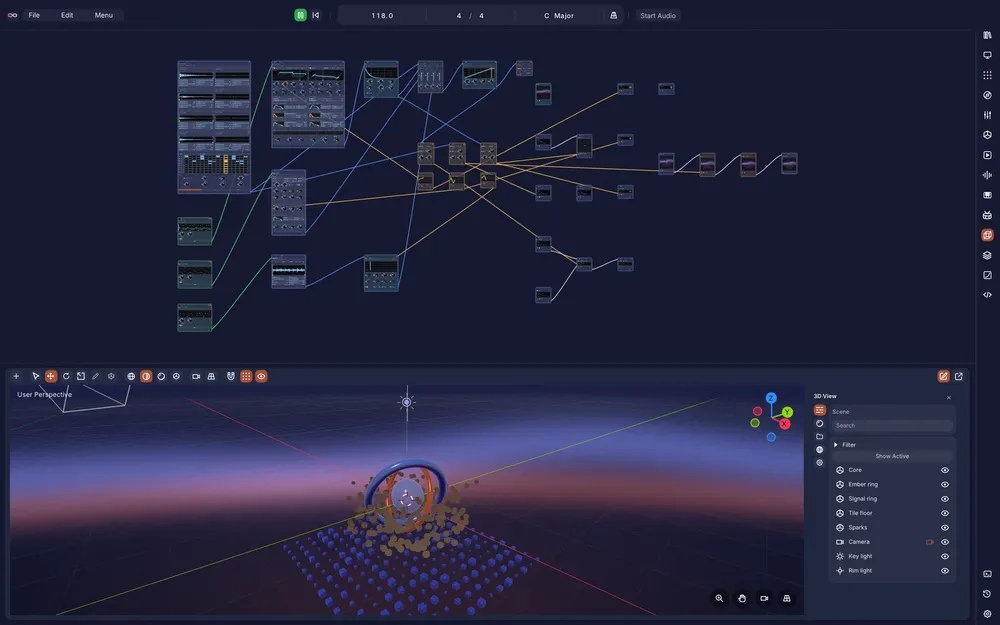
#> input picture website/assets/showcase/3d-view.webp, 1000 x 625 px, shrunk from 1800 x 1125 before the run; its folder holds only this picture in this run
$ python check_shots.py ../../website/assets/showcase/3d-view.webp
#> lines starting #> are read from the running program, lines starting #| are printed output that depends on the picture
#!/usr/bin/env python3
"""Blank-area gate for derived shots. Splits each image into a 4x4 grid; a cell is blank when its grey
pixel std-dev is below 4. An image FAILS with more than 5 of 16 blank cells.
Usage: python3 tools/docs-shots/check_shots.py [file ...]   (no files = every README crop and website webp)"""
import glob
import os
import sys

import numpy as np
from PIL import Image

ROOT = os.path.abspath(os.path.join(os.path.dirname(__file__), "..", ".."))


def blank_cells(path):
    g = np.asarray(Image.open(path).convert("L"), dtype=np.float32)
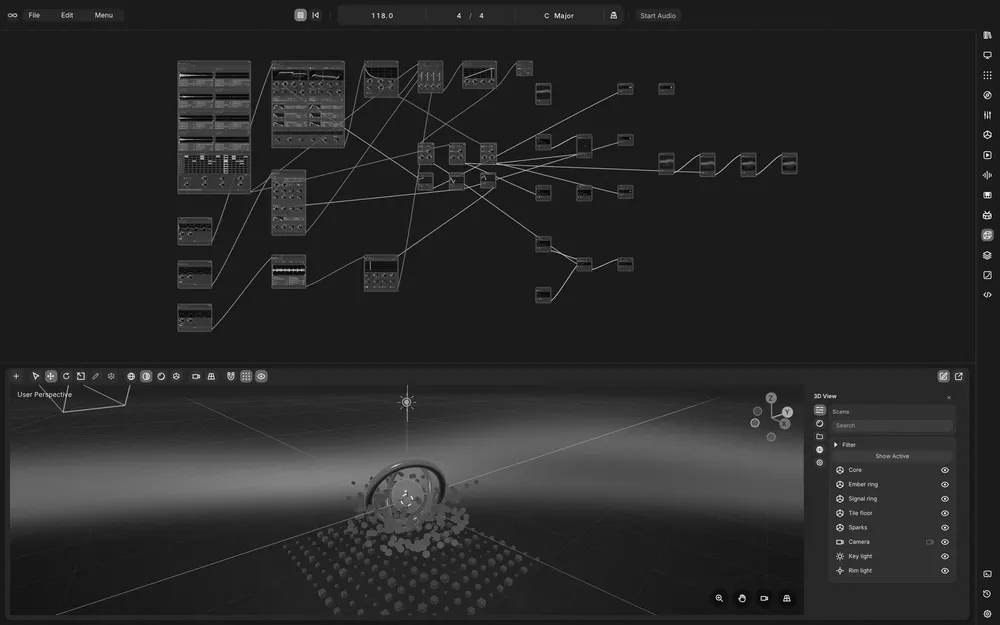
#> g: shape (625, 1000) float32; min 0, max 255, mean 40
    h, w = g.shape
#> h = 625; w = 1000
    blank = 0
    for i in range(4):
        for j in range(4):
            cell = g[i * h // 4:(i + 1) * h // 4, j * w // 4:(j + 1) * w // 4]
            if cell.std() < 4:
                blank += 1
#> after the loop, blank = 0
    return blank


def main(paths):
    if not paths:
        paths = sorted(glob.glob(os.path.join(ROOT, "docs", "screenshots", "v2", "crop", "*.png")) +
                       glob.glob(os.path.join(ROOT, "website", "assets", "showcase", "*.webp")))
    fails = 0
    for p in paths:
        n = blank_cells(p)
#> n = 0
        verdict = "FAIL" if n > 5 else "ok"
#> verdict = 'ok'
        fails += n > 5
#> fails = 0
        print(f"{verdict:4} {n:2}/16 blank  {os.path.relpath(p, ROOT)}")
#| ok    0/16 blank  website/assets/showcase/3d-view.webp
    print("blank-area gate:", "FAILED" if fails else "passed", f"({len(paths)} images)")
#| blank-area gate: passed (1 images)
    return 1 if fails else 0


if __name__ == "__main__":
    sys.exit(main(sys.argv[1:]))
#> (the program exits here)

$ run again, on website/assets/showcase/hero-panels.webp
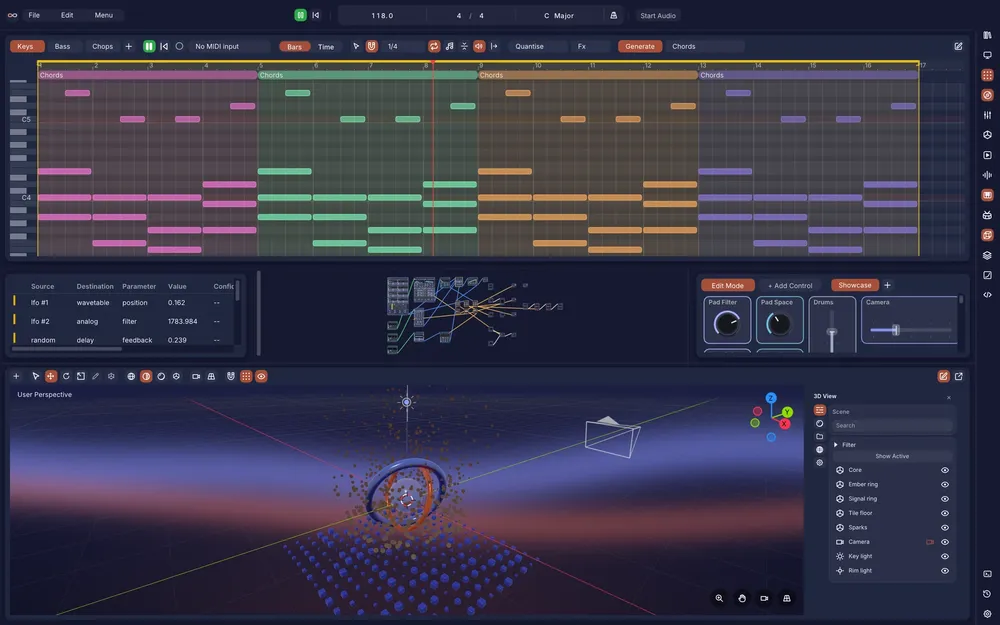
#> input picture website/assets/showcase/hero-panels.webp, 1000 x 625 px, shrunk from 1800 x 1125 before the run
#> in blank_cells, `g = np.asarray(Image.open(path).convert("L"), dtype=np.float32)`:
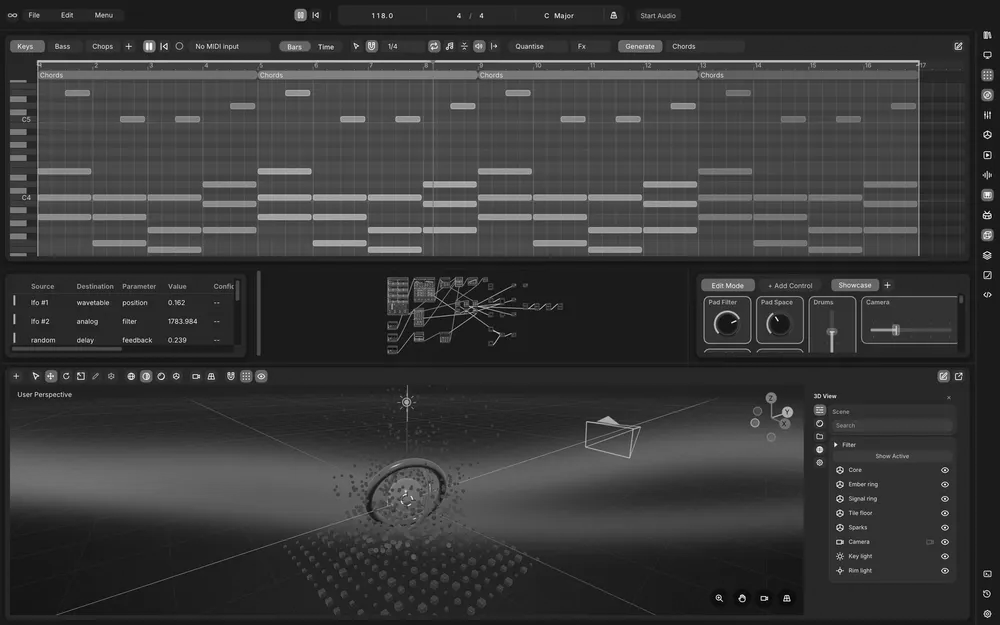
#> g: shape (625, 1000) float32; min 0, max 255, mean 56.9
#> after the loop in blank_cells, `for i in range(4):`: blank = 0
#> verdict = 'ok'
#> fails = 0
#| ok    0/16 blank  website/assets/showcase/hero-panels.webp
#| blank-area gate: passed (1 images)

$ run again, on website/assets/showcase/library.webp
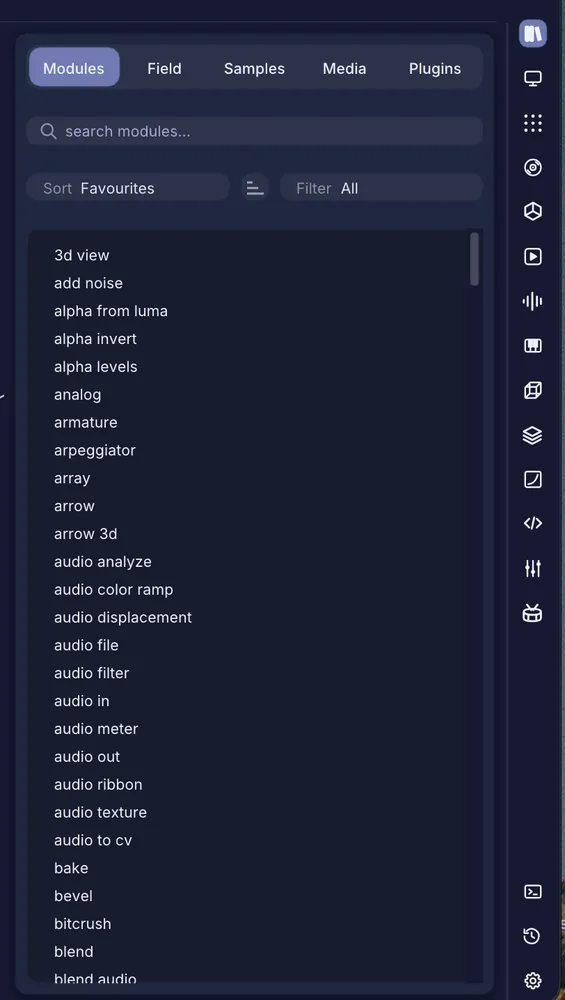
#> input picture website/assets/showcase/library.webp, 565 x 1000 px, shrunk from 812 x 1436 before the run
#> in blank_cells, `g = np.asarray(Image.open(path).convert("L"), dtype=np.float32)`:
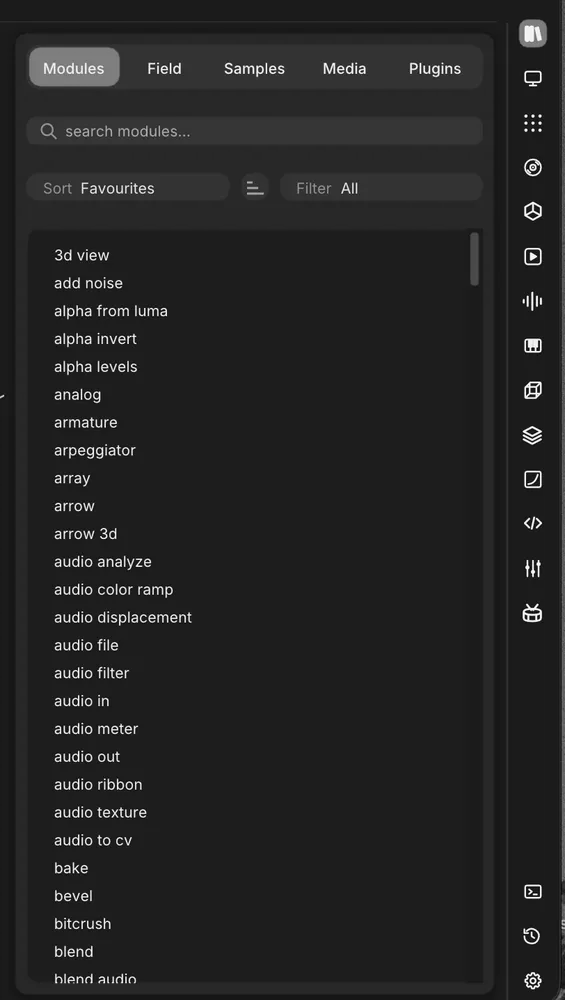
#> g: shape (1000, 565) float32; min 1, max 255, mean 36.3
#> after the loop in blank_cells, `for i in range(4):`: blank = 3
#> verdict = 'ok'
#> fails = 0
#| ok    3/16 blank  website/assets/showcase/library.webp
#| blank-area gate: passed (1 images)

$ run again, on website/assets/showcase/mixer.webp
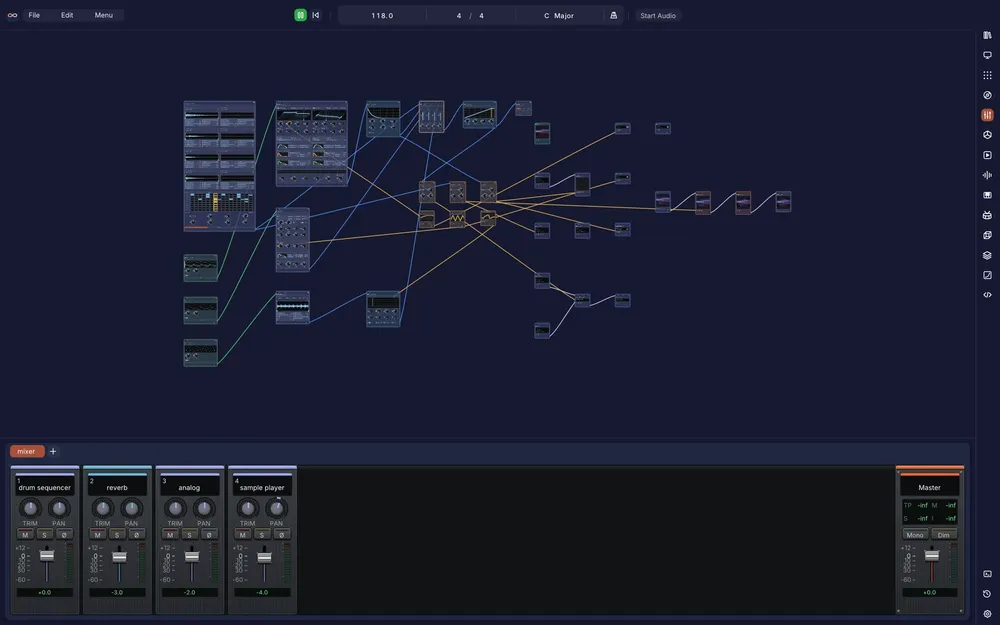
#> input picture website/assets/showcase/mixer.webp, 1000 x 625 px, shrunk from 1800 x 1125 before the run
#> in blank_cells, `g = np.asarray(Image.open(path).convert("L"), dtype=np.float32)`:
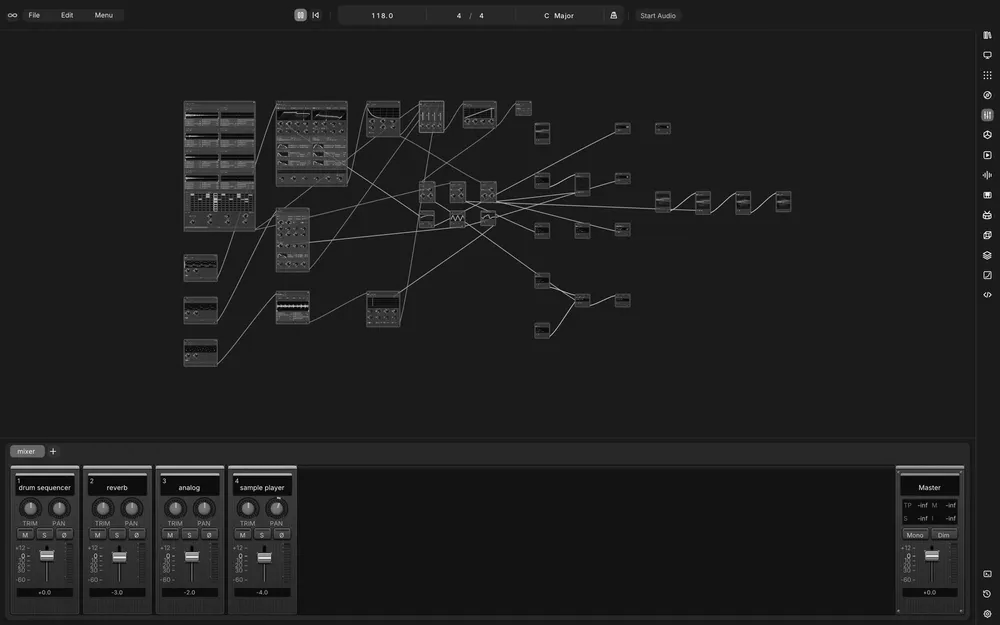
#> g: shape (625, 1000) float32; min 0, max 255, mean 31
#> after the loop in blank_cells, `for i in range(4):`: blank = 1
#> verdict = 'ok'
#> fails = 0
#| ok    1/16 blank  website/assets/showcase/mixer.webp
#| blank-area gate: passed (1 images)
